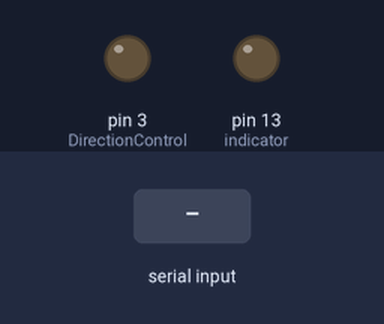
This sketch was run on a simulated Arduino Uno, built with avr-gcc and run on an emulated ATmega328P. On the bench: output pins drawn as LEDs (lit = HIGH). Inputs (shaded band) come from the test bench. What the sketch prints to the serial monitor is not drawn.

Above: at 2.8 s.
2.9 s: "1" received over the second serial link
At 3.8 s:
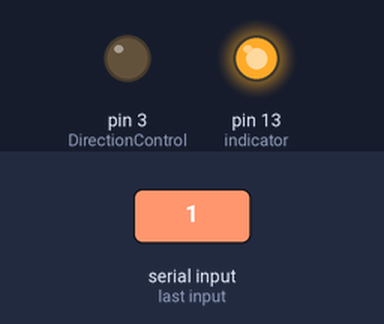
Timing chart, 0 to 5.9 s (numbered marks = the images above; inputs shaded):
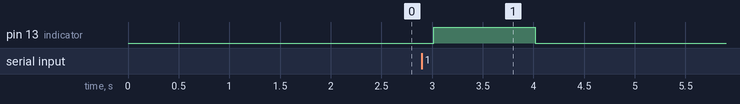

The sketch:

arduino_rs485_read_data_serial.ino
```cpp
#include<SoftwareSerial.h>
#define DirectionControl 3
#define indicator 13
int rx;

SoftwareSerial RS485(8, 9);

void setup() {
  // put your setup code here, to run once:
  Serial.begin(9600);
  Serial.println("configuring serial:\n");
  RS485.begin(9600);
  Serial.println("configuring RS485" );
  Serial.println("set up done!!");

  pinMode(indicator, OUTPUT);
  pinMode(DirectionControl, OUTPUT);

  digitalWrite(DirectionControl, LOW); //preparing for receiption
}

void loop() {
  // put your main code here, to run repeatedly:
  if (RS485.available())
  {
    rx = RS485.read();   // Read the byte

    digitalWrite(indicator, HIGH);  // Show activity
    delay(1000);
    digitalWrite(indicator, LOW);
    delay(1000);
    Serial.print("Data Masuk :");
    Serial.println(rx, HEX);
  }
  else {
    Serial.println("Tidak Ada Data Masuk!!!");  // print this if serial is not available
    delay(1000);
  }
}
```

Measured:
- after the input at 2.9 s, pin 13 (indicator): LOW → HIGH after 0.12 s, → LOW 1.0 s later
